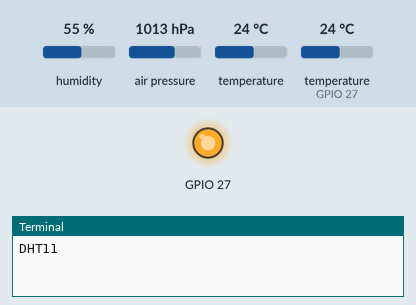
The program below on a simulated Raspberry Pi (BCM pin numbers). Shown: output pins drawn as LEDs (lit = HIGH), the last lines printed to the terminal. Inputs (shaded band) come from the test bench; at power-on: humidity 55 %, air pressure 1013 hPa, temperature 24 °C, temperature (sensor on GPIO 27) 24 °C. Library files of the repository ran but are not shown: dht11.py.

Above: at 0.02 s.
At 1.2 s:
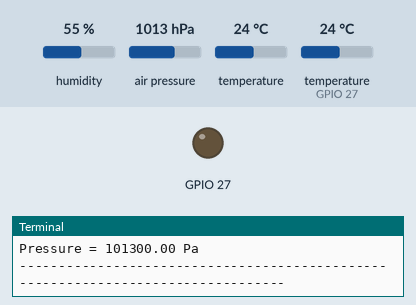
1.3 s: humidity set to 22 %
11.4 s: air pressure set to 952 hPa
21.5 s: temperature (sensor 0) set to 12 °C
31.6 s: temperature (sensor on GPIO 27) set to 12 °C
41.7 s: humidity set to 40 %
51.8 s: air pressure set to 975 hPa
Timing chart, 0 to 54.8 s (numbered marks = the images above; inputs shaded):
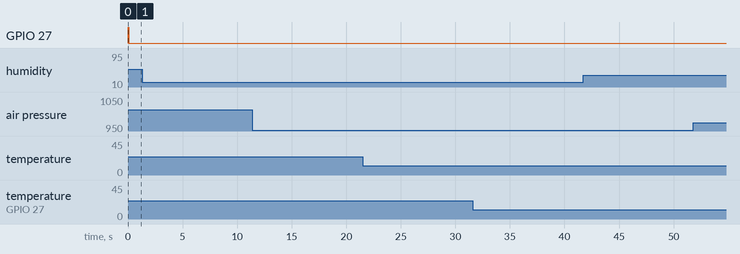

The program:

main.py
```python
import Adafruit_BMP.BMP085 as BMP085
import time
import os
import dht11


def setup():
    os.system('cls' if os.name == 'nt' else 'clear')


def loop():
    while True:
        # DHT11
        dht11.print_dht11_dat()

        sensor = BMP085.BMP085()
        temp = sensor.read_temperature()  # Read temperature to veriable temp
        pressure = sensor.read_pressure()  # Read pressure to veriable pressure

        print('Barometer')
        print('Temperature = {0:0.2f} C'.format(temp))  # Print temperature
        print('Pressure = {0:0.2f} Pa'.format(pressure))  # Print pressure
        print('---------------------------------------------------------------------------------')
        time.sleep(10)
        os.system('cls' if os.name == 'nt' else 'clear')


def destroy():
    print('Exiting...')
    pass


if __name__ == '__main__':  # Program start from here
    setup()
    try:
        loop()
    except KeyboardInterrupt:
        destroy()
```
